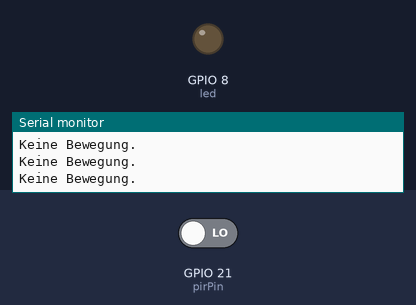
Bench run of a program on a simulated Seeed XIAO ESP32-C3. On the bench: output pins drawn as LEDs (lit = HIGH), the last lines printed to the serial monitor. Inputs (shaded band) come from the test bench; at power-on: GPIO 21 (pirPin) LOW. WiFi joins after 1.5 s; servers stay silent unless stated; random numbers use the default seed unless the program sets one; no MQTT or app messages arrive unless stated.

Above: at 3.2 s.
3.3 s: GPIO 21 (pirPin) driven HIGH
At 4.3 s:
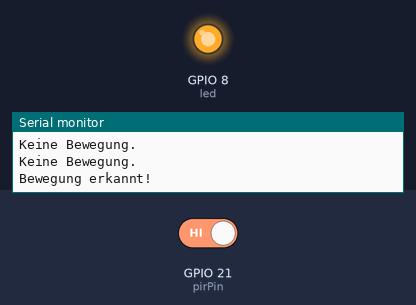
Timing chart, 0 to 6.3 s (numbered marks = the images above; inputs shaded):
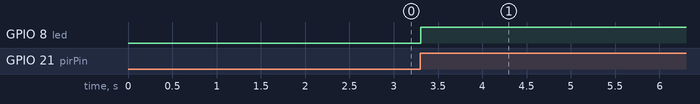

The program:

main.cpp
```cpp
/*
        _          _ ______ _____ _____
       (_)        | |  ____|  __ \_   _|
  _ __  ___  _____| | |__  | |  | || |
 | '_ \| \ \/ / _ \ |  __| | |  | || |
 | |_) | |>  <  __/ | |____| |__| || |_
 | .__/|_/_/\_\___|_|______|_____/_____|
 | |
 |_|

https://links.pixeledi.eu
ESP32 & AM312 | V1.0 | 03.2024

*/

#include <Arduino.h>
#include <WiFi.h>
#include "credentials.h"
#include <PubSubClient.h>
#include "wifimqtt.h"
#include <ArduinoJson.h>

const byte pirPin = D6;
const byte led = D8;

void setup()
{
  Serial.begin(115200);

  pinMode(pirPin, INPUT);
  pinMode(led, OUTPUT);

  connectAP();
  client.setServer(mqtt_server, 1883);
  client.setCallback(callback);
  // mqtt packet size
  client.setBufferSize(1024);
}

void loop()
{
  if (!client.connected())
  {
    reconnect();
  }
  if (!client.loop())
  {
    client.connect("ESP32-PIR");
  }

  // unsigned long currentMillis = millis();

  // Lese den Status des Bewegungssensors
  int pirState = digitalRead(pirPin);

  // Wenn Bewegung erkannt wird, gib eine Nachricht aus
  if (pirState == HIGH)
  {
    Serial.println("Bewegung erkannt!");
    digitalWrite(led, HIGH);
    client.publish("garten/pir1", "Bewegung erkannt");
    delay(5000);
  }
  else
  {
    Serial.println("Keine Bewegung.");
    digitalWrite(led, LOW);
  }

  delay(10);

}
```

credentials.h
```cpp
const char* ssid     = "ichsehewaswasdunichtsiehst";
const char* password = "undzwarmeinpasswort";
```

wifimqtt.h
```cpp
#include <Arduino.h>
#include <WiFi.h>
#include <PubSubClient.h>
#include <ArduinoJson.h>

// MQTT
String clientID = "ESP32-";
const char *mqtt_server = "116.732.11.192";
const char *mqtt_user = "pixeledi";
const char *mqtt_password = "";
WiFiClient espClient;
PubSubClient client(espClient);

void reconnect()
{
  while (!client.connected())
  {
    Serial.print("Attempting MQTT connection...");
    clientID += String(random(0xffff), HEX);
    if (client.connect(clientID.c_str(), mqtt_user, mqtt_password))
    {
      Serial.println("connect to MQTT");
      //client.subscribe("mytopic");
    }
    else
    {
      Serial.print("failed, rc=");
      Serial.print(client.state());
      Serial.println(" try again in 5 seconds");
      // Wait 5 seconds before retrying
      delay(5000);
    }
  }
}

void callback(char *topic, byte *message, unsigned int length)
{
  String messageTemp;

  for (int i = 0; i < length; i++)
  {
    messageTemp += (char)message[i];
  }

  if (String(topic) == "mytopic")
  {
    Serial.println(messageTemp);
    // Stream& input;


  }
}

void connectAP()
{

  Serial.println("Connecting to WiFi..");
  WiFi.begin(ssid, password);

  int cnt = 0;
  while (WiFi.status() != WL_CONNECTED)
  {
    delay(1000);
    Serial.print(".");
    cnt++;

    if (cnt > 10)
        ESP.restart();
  }
  Serial.println(WiFi.localIP());
}
```

Measured:
- after the input at 3.3 s, GPIO 8 (led): LOW → HIGH at once
